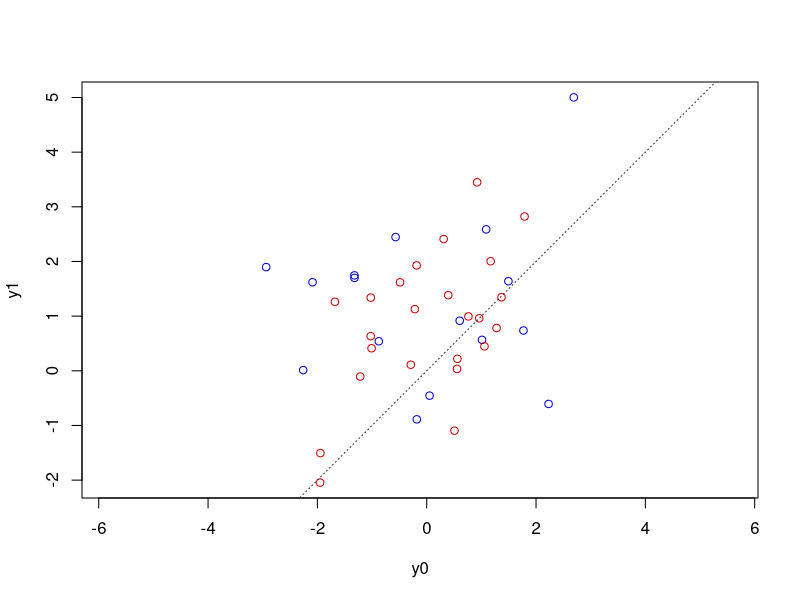
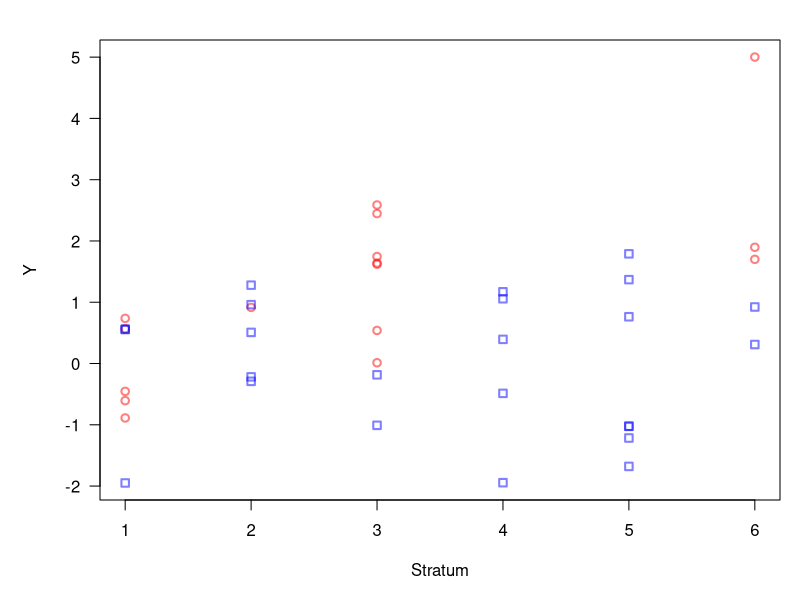
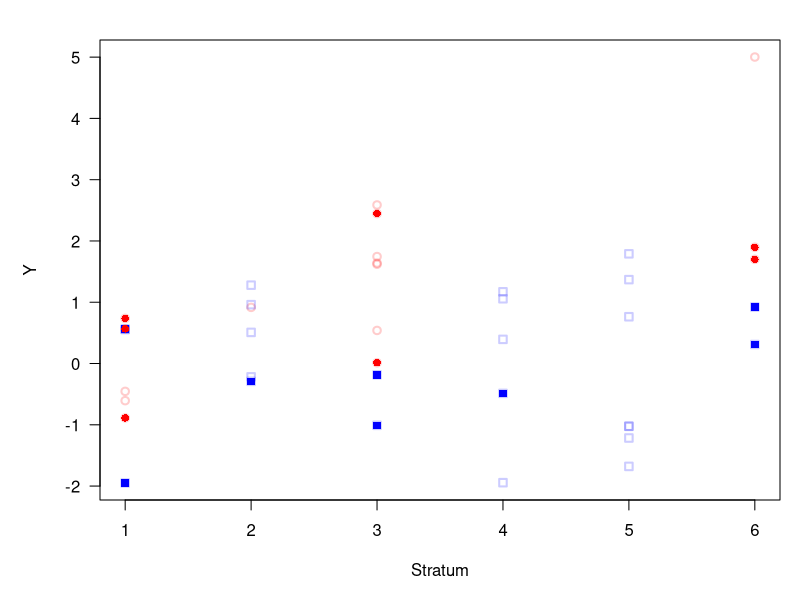
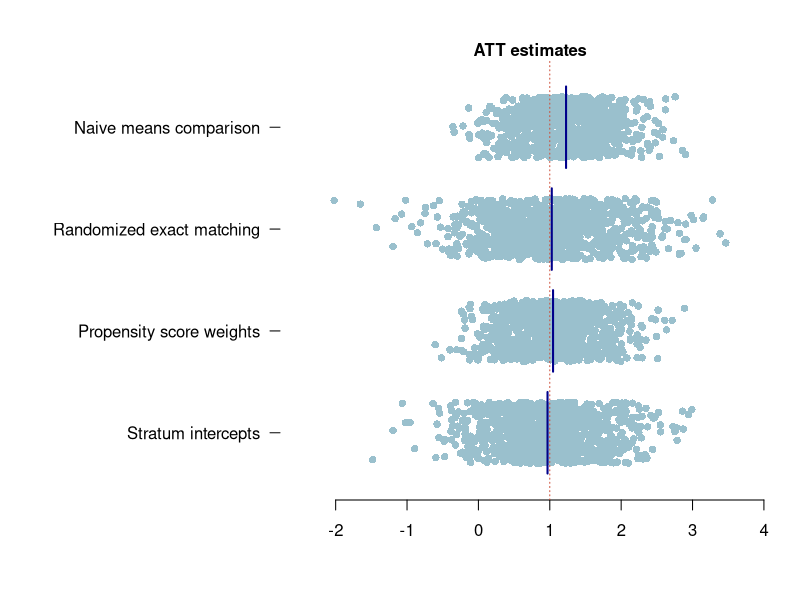

Recreate these plots in R, in order.
#   SGIA40F15 23/24 
#       Juraj Medzihorsky
#   Seminar 1
#   2024-01-14

rm(list=ls())

#   Matching

N <- 4e1
set.seed(620)
# stratum
K <- 6
s <- sample(1:K, N, replace=T)
sx <- runif(K, -1, +1)
x1 <- sx[s] + pnorm(0, 1) 
ite <- 1 + x1 |> scale()
x0 <- rnorm(N, 0, 1) |> scale()
xb <- rnorm(N, 0, 1) |> scale()
#   potential outcomes
y0 <- xb + x0 
y1 <- xb + ite
#   selection into treatment
pd <- plogis(x1)
pd[ s %in% sample(1:K,2,replace=F) ] <- 0
d_o <- sapply(pd, function(i) rbinom(1, 1, i))
#   observed outcome
y_o <- ifelse(d_o%in%0, y0, y1)

#   naive mean difference
mean(y_o[d_o%in%1]) - mean(y_o[d_o%in%0])

plot(y0, y1, asp=1, col=ifelse(d_o%in%0, 'red3', 'blue3'))
abline(a=0, b=1, col=grey(0.2), lty=3)


#   suppose we know that treatment assignment relates to the strata
#   we can observe S but not xs
#   now we want to estimate the ATT: average treatment effect on the treated

#   plot
par(mar=c(5,5,2,1), las=1)
plot(s, y_o, 
     lwd=2, xlab='Stratum', ylab='Y',
     pch=ifelse(d_o%in%0, 0, 1), 
     col=ifelse(d_o%in%0, rgb(0,0,1,0.5), rgb(1,0,0,0.5)))

#   now suppose we match 1:1 so that only those units who have an exact match
#   in S stay

#   we can do this in many ways
#   including randomization
#   from each stratum, only as many individuals will stay as is the number of
#   those from the group that is the least common in the stratum

#   there are:
table(d_o, s)
#   there will be from each group
s_n <- apply(table(d_o, s), 2, min)
rbind(s_n, s_n)
#   now sample them
#   prepare a grid
g <- as.data.frame(table(s, d_o))
g$n <- s_n[g$s]
g

#   helper function
onestratum <-
    function(os=s, od=d_o, s_, d_, n_)
    {
        id <- which((os%in%s_)&(od%in%d_))
        idm <- sample(id, n_, replace=F)
        return(idm)
    }


set.seed(286)
r_a <- apply(g, 1, function(i) onestratum(s_=i['s'], d_=i['d_o'], n_=i['n']))
r_a
i_a <- unlist(r_a)

#   plot
par(mar=c(5,5,2,1), las=1)
plot(s, y_o, 
     lwd=2, xlab='Stratum', ylab='Y',
     pch=ifelse(d_o%in%0, 0, 1), 
     col=ifelse(d_o%in%0, rgb(0,0,1,0.2), rgb(1,0,0,0.2)))
points(s[i_a], y_o[i_a], 
       pch=ifelse(d_o[i_a]%in%0, 15, 16), 
       col=ifelse(d_o[i_a]%in%0, rgb(0,0,1,1), rgb(1,0,0,1)))

#   what's the estimate?
y_a <- y_o[i_a]
d_a <- d_o[i_a]
#   compare
mean(y_a[d_a%in%1]) - mean(y_a[d_a%in%0])
mean(y_o[d_o%in%1]) - mean(y_o[d_o%in%0])

#   or, we can weigh the units based on their conditional probabilities of
#   being in D=1 as opposed to D=0 given their S=s
#   these are their propensity scores
ps <- glm(d_o ~ 1 + as.factor(s), family=binomial('logit')) |> fitted()
#   these are just the P(D=1|S=s)
ps |> round(digits=3)
#   now compute the weights, which are inverse
psw <- ifelse(d_o%in%0, 1/(1-ps), 1/ps)

#   now compute the estimate
sum ( (y_o*psw)[d_o%in%1] ) / sum(psw[d_o%in%1]) - 
    sum ( (y_o*psw)[d_o%in%0] ) / sum(psw[d_o%in%0])

#   the same as:
lm(y_o ~ 1 + d_o, weights=psw)

#   for completness, let's check the gaussian-linear regression estimate
#   using stratum intercepts (a.k.a. 'fixed effects')
lm(y_o ~ 1 + d_o + as.factor(s))

#   now let's rerun the same thing with M replicated datasets



onerun <-
    function(N=4e1, K=6)
    {
        s <- sample(1:K, N, replace=T)
        sx <- runif(K, -1, +1)
        x1 <- sx[s] + pnorm(0, 1) 
        ite <- 1 + x1 |> scale()
        x0 <- rnorm(N, 0, 1) |> scale()
        xb <- rnorm(N, 0, 1) |> scale()
        y0 <- xb + x0 
        y1 <- xb + ite
        pd <- plogis(x1)
        pd[ s %in% sample(1:K,2,replace=F) ] <- 0
        d_o <- sapply(pd, function(i) rbinom(1, 1, i))
        y_o <- ifelse(d_o%in%0, y0, y1)
        s_n <- apply(table(d_o, s), 2, min)
        g <- as.data.frame(table(s, d_o))
        g$n <- s_n[g$s]
        r_a <- apply(g, 1, function(i)
                     onestratum(os=s, od=d_o,
                                s_=i['s'], d_=i['d_o'], n_=i['n']))
        i_a <- unlist(r_a)
        y_a <- y_o[i_a]
        d_a <- d_o[i_a]
        ps <- glm(d_o ~ 1 + as.factor(s), family=binomial('logit')) |> fitted()
        psw <- ifelse(d_o%in%0, 1/(1-ps), 1/ps)
        att_nai <- mean(y_o[d_o%in%1]) - mean(y_o[d_o%in%0])
        att_rem <- mean(y_a[d_a%in%1]) - mean(y_a[d_a%in%0])
        att_psw <- coef(lm(y_o ~ 1 + d_o, weights=psw))['d_o']
        att_fex <- coef(lm(y_o ~ 1 + d_o + as.factor(s)))['d_o']
        names(att_psw) <- names(att_fex) <- NULL
        return(c(#'truth'=mean(y1)-mean(y0),
                 'att_nai'=att_nai, 'att_rem'=att_rem, 
                 'att_psw'=att_psw, 'att_fex'=att_fex))
    }

onerun() |> round(digits=2)

#   now 1e3 replications
R <- 1e3
set.seed(657)
e <- replicate(R, onerun(N=4e1, K=6)) |> t()

#   inspect
#   note the missing values
summary(e)

data.frame('mean_dev'=apply(1-e, 2, mean, na.rm=T),
           'var'=apply(e, 2, var, na.rm=T)) |> round(digits=2)


att_labels <- 
    c('Naive means comparison',
      'Randomized exact matching',
      'Propensity score weights',
      'Stratum intercepts')

par(mar=c(5,14,3,1), las=1)
xl <- range(as.vector(e), na.rm=T) + c(-1,1)*0.5
plot.new()
plot.window(xlim=xl, ylim=c(4.5,0.5))
mtext('ATT estimates', font=2)
axis(1)
axis(2, 1:4, att_labels, lwd=0, lwd.ticks=1)
for (i in 1:4) {
    set.seed(i+100)
    points(e[,i], rep(i,R)+runif(R,-0.3,0.3), pch=16, col='lightblue3')
    lines(rep(mean(e[,i],na.rm=T),2), i+c(-1,1)*0.4, col='darkblue', lwd=2)
}
abline(v=1, lty=3, col='tomato3')

#   and how often is each the best?
apply(abs(1-e), 1, which.min) |> table()


#   SCRIPT END

